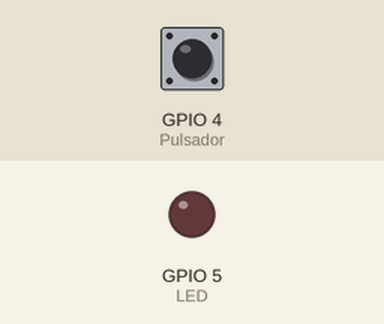
Bench run of a sketch on a simulated ESP32. Shown: output pins drawn as LEDs (lit = HIGH). Dashed ring = blinking. The test bench sets the inputs (shaded band); at power-on: GPIO 4 (Pulsador) LOW. What the sketch prints to the serial monitor is not drawn.

Above: at 1.2 s.
1.3 s: GPIO 4 (Pulsador) pulled HIGH for 0.15 s
At 1.8 s:
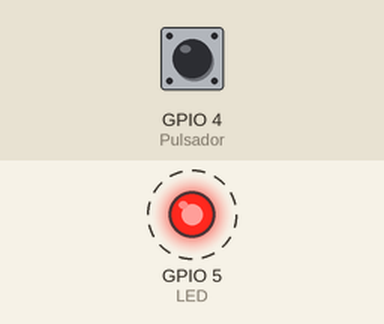
Timing chart, 0 to 10.4 s (numbered marks = the images above; inputs shaded):
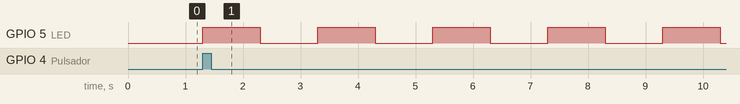

The sketch:

sketch.ino
```cpp
// Ejercicio 4: Encender el LED y que parpadee 5 veces con una cadencia de 1 s

const int LED = 5;
const int Pulsador = 4;


void setup(){
 pinMode(LED,OUTPUT);
 pinMode(Pulsador,INPUT);
 Serial.begin(115200);
 Serial.print("Parpadeo del LED");
}


void loop() {
if (digitalRead(Pulsador) == HIGH) {  // Encender el Pulsador
  digitalWrite(LED, HIGH);            // Prende el LED por 1s
  delay(1000);
  digitalWrite(LED, LOW);             // Apaga el LED por 1s
  delay(1000);
  digitalWrite(LED, HIGH);
  delay(1000);
  digitalWrite(LED, LOW);
  delay(1000);
  digitalWrite(LED, HIGH);
  delay(1000);
  digitalWrite(LED, LOW);
  delay(1000);
  digitalWrite(LED, HIGH);
  delay(1000);
  digitalWrite(LED, LOW);
  delay(1000);
  digitalWrite(LED, HIGH);
  delay(1000);
  digitalWrite(LED, LOW);
  delay(1000);
  }

}
```

Measured:
- after the input at 1.3 s, GPIO 5 (LED): alternates HIGH for 1.0 s and LOW for 1.0 s, starting at once
